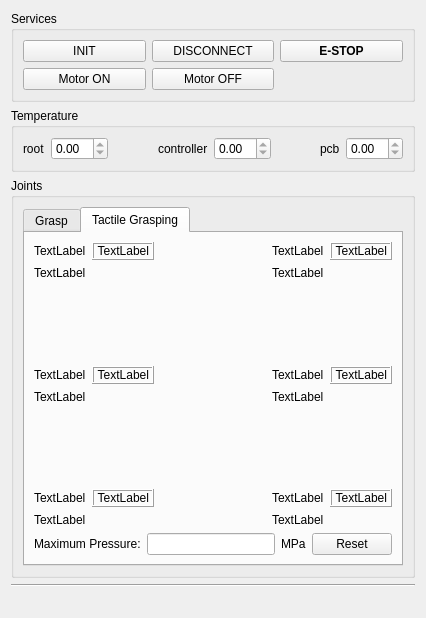
<?xml version="1.0" encoding="UTF-8"?>
<ui version="4.0">
 <class>SchunkUI</class>
 <widget class="QWidget" name="SchunkUI">
  <property name="geometry">
   <rect>
    <x>0</x>
    <y>0</y>
    <width>426</width>
    <height>618</height>
   </rect>
  </property>
  <property name="windowTitle">
   <string>Schunk SDH UI</string>
  </property>
  <layout class="QVBoxLayout" name="verticalLayout_7">
   <item>
    <widget class="QGroupBox" name="group_services">
     <property name="title">
      <string>Services</string>
     </property>
     <layout class="QGridLayout" name="gridLayout_7">
      <item row="0" column="0">
       <widget class="QPushButton" name="button_init">
        <property name="text">
         <string>INIT</string>
        </property>
       </widget>
      </item>
      <item row="0" column="1">
       <widget class="QPushButton" name="button_disconnect">
        <property name="text">
         <string>DISCONNECT</string>
        </property>
       </widget>
      </item>
      <item row="0" column="2">
       <widget class="QPushButton" name="button_estop">
        <property name="font">
         <font>
          <weight>75</weight>
          <bold>true</bold>
         </font>
        </property>
        <property name="text">
         <string>E-STOP</string>
        </property>
       </widget>
      </item>
      <item row="1" column="0">
       <widget class="QPushButton" name="button_motor_on">
        <property name="text">
         <string>Motor ON</string>
        </property>
       </widget>
      </item>
      <item row="1" column="1">
       <widget class="QPushButton" name="button_motor_off">
        <property name="text">
         <string>Motor OFF</string>
        </property>
       </widget>
      </item>
     </layout>
    </widget>
   </item>
   <item>
    <widget class="QGroupBox" name="group_temp">
     <property name="title">
      <string>Temperature</string>
     </property>
     <layout class="QGridLayout" name="gridLayout_2">
      <item row="0" column="0">
       <layout class="QGridLayout" name="temp_layout">
        <item row="0" column="5">
         <spacer name="horizontalSpacer_2">
          <property name="orientation">
           <enum>Qt::Horizontal</enum>
          </property>
          <property name="sizeHint" stdset="0">
           <size>
            <width>40</width>
            <height>20</height>
           </size>
          </property>
         </spacer>
        </item>
        <item row="0" column="0">
         <widget class="QLabel" name="label_root">
          <property name="text">
           <string>root</string>
          </property>
         </widget>
        </item>
        <item row="0" column="6">
         <widget class="QLabel" name="label_pcb">
          <property name="text">
           <string>pcb</string>
          </property>
         </widget>
        </item>
        <item row="0" column="3">
         <widget class="QLabel" name="label_ctrl">
          <property name="text">
           <string>controller</string>
          </property>
         </widget>
        </item>
        <item row="0" column="4">
         <widget class="QDoubleSpinBox" name="spin_ctrl">
          <property name="readOnly">
           <bool>true</bool>
          </property>
         </widget>
        </item>
        <item row="0" column="7">
         <widget class="QDoubleSpinBox" name="spin_pcb">
          <property name="readOnly">
           <bool>true</bool>
          </property>
         </widget>
        </item>
        <item row="0" column="2">
         <spacer name="horizontalSpacer">
          <property name="orientation">
           <enum>Qt::Horizontal</enum>
          </property>
          <property name="sizeHint" stdset="0">
           <size>
            <width>40</width>
            <height>20</height>
           </size>
          </property>
         </spacer>
        </item>
        <item row="0" column="1">
         <widget class="QDoubleSpinBox" name="spin_root">
          <property name="readOnly">
           <bool>true</bool>
          </property>
         </widget>
        </item>
       </layout>
      </item>
     </layout>
    </widget>
   </item>
   <item>
    <widget class="QGroupBox" name="group_joints">
     <property name="title">
      <string>Joints</string>
     </property>
     <layout class="QVBoxLayout" name="verticalLayout_12">
      <item>
       <widget class="QTabWidget" name="tabWidget">
        <property name="currentIndex">
         <number>1</number>
        </property>
        <widget class="QWidget" name="tab_grasp">
         <attribute name="title">
          <string>Grasp</string>
         </attribute>
         <layout class="QVBoxLayout" name="verticalLayout_9">
          <item>
           <layout class="QGridLayout" name="grasp_layout">
            <item row="0" column="0">
             <widget class="QLabel" name="proximal">
              <property name="text">
               <string>proximal</string>
              </property>
             </widget>
            </item>
            <item row="1" column="2">
             <widget class="QDoubleSpinBox" name="distal_spinbox">
              <property name="buttonSymbols">
               <enum>QAbstractSpinBox::PlusMinus</enum>
              </property>
              <property name="maximum">
               <double>1.000000000000000</double>
              </property>
              <property name="singleStep">
               <double>0.020000000000000</double>
              </property>
             </widget>
            </item>
            <item row="1" column="0">
             <widget class="QLabel" name="distal">
              <property name="text">
               <string>distal</string>
              </property>
             </widget>
            </item>
            <item row="1" column="1">
             <widget class="QSlider" name="distal_slider">
              <property name="maximum">
               <number>1000</number>
              </property>
              <property name="singleStep">
               <number>10</number>
              </property>
              <property name="pageStep">
               <number>100</number>
              </property>
              <property name="value">
               <number>500</number>
              </property>
              <property name="orientation">
               <enum>Qt::Horizontal</enum>
              </property>
              <property name="tickPosition">
               <enum>QSlider::TicksBothSides</enum>
              </property>
              <property name="tickInterval">
               <number>250</number>
              </property>
             </widget>
            </item>
            <item row="0" column="2">
             <widget class="QDoubleSpinBox" name="proximal_spinbox">
              <property name="buttonSymbols">
               <enum>QAbstractSpinBox::PlusMinus</enum>
              </property>
              <property name="maximum">
               <double>1.000000000000000</double>
              </property>
              <property name="singleStep">
               <double>0.020000000000000</double>
              </property>
             </widget>
            </item>
            <item row="0" column="1">
             <widget class="QSlider" name="proximal_slider">
              <property name="maximum">
               <number>1000</number>
              </property>
              <property name="singleStep">
               <number>10</number>
              </property>
              <property name="pageStep">
               <number>100</number>
              </property>
              <property name="value">
               <number>500</number>
              </property>
              <property name="orientation">
               <enum>Qt::Horizontal</enum>
              </property>
              <property name="tickPosition">
               <enum>QSlider::TicksBothSides</enum>
              </property>
              <property name="tickInterval">
               <number>250</number>
              </property>
             </widget>
            </item>
           </layout>
          </item>
         </layout>
        </widget>
        <widget class="QWidget" name="tab_tactile">
         <attribute name="title">
          <string>Tactile Grasping</string>
         </attribute>
         <layout class="QVBoxLayout" name="verticalLayout_11">
          <item>
           <layout class="QGridLayout" name="tactile_layout">
            <item row="2" column="2">
             <layout class="QGridLayout" name="gridLayout_11">
              <item row="0" column="0">
               <widget class="QLabel" name="lbl_sdh_finger_22_link">
                <property name="text">
                 <string>TextLabel</string>
                </property>
               </widget>
              </item>
              <item row="0" column="1">
               <widget class="QLabel" name="max_sdh_finger_22_link">
                <property name="frameShape">
                 <enum>QFrame::Box</enum>
                </property>
                <property name="frameShadow">
                 <enum>QFrame::Raised</enum>
                </property>
                <property name="text">
                 <string>TextLabel</string>
                </property>
                <property name="alignment">
                 <set>Qt::AlignRight|Qt::AlignTrailing|Qt::AlignVCenter</set>
                </property>
               </widget>
              </item>
              <item row="1" column="0" colspan="2">
               <widget class="QLabel" name="tactile_sdh_finger_22_link">
                <property name="maximumSize">
                 <size>
                  <width>300</width>
                  <height>300</height>
                 </size>
                </property>
                <property name="text">
                 <string>TextLabel</string>
                </property>
               </widget>
              </item>
             </layout>
            </item>
            <item row="4" column="0">
             <layout class="QGridLayout" name="gridLayout_12">
              <item row="0" column="1">
               <widget class="QLabel" name="max_sdh_thumb_3_link">
                <property name="frameShape">
                 <enum>QFrame::Box</enum>
                </property>
                <property name="frameShadow">
                 <enum>QFrame::Raised</enum>
                </property>
                <property name="text">
                 <string>TextLabel</string>
                </property>
                <property name="alignment">
                 <set>Qt::AlignRight|Qt::AlignTrailing|Qt::AlignVCenter</set>
                </property>
               </widget>
              </item>
              <item row="0" column="0">
               <widget class="QLabel" name="lbl_sdh_thumb_3_link">
                <property name="text">
                 <string>TextLabel</string>
                </property>
               </widget>
              </item>
              <item row="1" column="0" colspan="2">
               <widget class="QLabel" name="tactile_sdh_thumb_3_link">
                <property name="maximumSize">
                 <size>
                  <width>300</width>
                  <height>300</height>
                 </size>
                </property>
                <property name="text">
                 <string>TextLabel</string>
                </property>
               </widget>
              </item>
             </layout>
            </item>
            <item row="4" column="2">
             <layout class="QGridLayout" name="gridLayout_13">
              <item row="0" column="1">
               <widget class="QLabel" name="max_sdh_thumb_2_link">
                <property name="frameShape">
                 <enum>QFrame::Box</enum>
                </property>
                <property name="frameShadow">
                 <enum>QFrame::Raised</enum>
                </property>
                <property name="text">
                 <string>TextLabel</string>
                </property>
                <property name="alignment">
                 <set>Qt::AlignRight|Qt::AlignTrailing|Qt::AlignVCenter</set>
                </property>
               </widget>
              </item>
              <item row="0" column="0">
               <widget class="QLabel" name="lbl_sdh_thumb_2_link">
                <property name="text">
                 <string>TextLabel</string>
                </property>
               </widget>
              </item>
              <item row="1" column="0" colspan="2">
               <widget class="QLabel" name="tactile_sdh_thumb_2_link">
                <property name="maximumSize">
                 <size>
                  <width>300</width>
                  <height>300</height>
                 </size>
                </property>
                <property name="text">
                 <string>TextLabel</string>
                </property>
               </widget>
              </item>
             </layout>
            </item>
            <item row="0" column="2">
             <layout class="QGridLayout" name="gridLayout_5">
              <item row="0" column="1">
               <widget class="QLabel" name="max_sdh_finger_12_link">
                <property name="frameShape">
                 <enum>QFrame::Box</enum>
                </property>
                <property name="frameShadow">
                 <enum>QFrame::Raised</enum>
                </property>
                <property name="text">
                 <string>TextLabel</string>
                </property>
                <property name="alignment">
                 <set>Qt::AlignRight|Qt::AlignTrailing|Qt::AlignVCenter</set>
                </property>
               </widget>
              </item>
              <item row="0" column="0">
               <widget class="QLabel" name="lbl_sdh_finger_12_link">
                <property name="text">
                 <string>TextLabel</string>
                </property>
               </widget>
              </item>
              <item row="1" column="0" colspan="2">
               <widget class="QLabel" name="tactile_sdh_finger_12_link">
                <property name="maximumSize">
                 <size>
                  <width>300</width>
                  <height>300</height>
                 </size>
                </property>
                <property name="text">
                 <string>TextLabel</string>
                </property>
               </widget>
              </item>
             </layout>
            </item>
            <item row="1" column="0" colspan="3">
             <spacer name="verticalSpacer">
              <property name="orientation">
               <enum>Qt::Vertical</enum>
              </property>
              <property name="sizeHint" stdset="0">
               <size>
                <width>20</width>
                <height>40</height>
               </size>
              </property>
             </spacer>
            </item>
            <item row="3" column="0" colspan="3">
             <spacer name="verticalSpacer_2">
              <property name="orientation">
               <enum>Qt::Vertical</enum>
              </property>
              <property name="sizeHint" stdset="0">
               <size>
                <width>20</width>
                <height>40</height>
               </size>
              </property>
             </spacer>
            </item>
            <item row="0" column="0">
             <layout class="QGridLayout" name="gridLayout_3">
              <item row="0" column="0">
               <widget class="QLabel" name="lbl_sdh_finger_13_link">
                <property name="text">
                 <string>TextLabel</string>
                </property>
               </widget>
              </item>
              <item row="0" column="1">
               <widget class="QLabel" name="max_sdh_finger_13_link">
                <property name="frameShape">
                 <enum>QFrame::Box</enum>
                </property>
                <property name="frameShadow">
                 <enum>QFrame::Raised</enum>
                </property>
                <property name="text">
                 <string>TextLabel</string>
                </property>
                <property name="alignment">
                 <set>Qt::AlignRight|Qt::AlignTrailing|Qt::AlignVCenter</set>
                </property>
               </widget>
              </item>
              <item row="1" column="0" colspan="2">
               <widget class="QLabel" name="tactile_sdh_finger_13_link">
                <property name="maximumSize">
                 <size>
                  <width>300</width>
                  <height>300</height>
                 </size>
                </property>
                <property name="text">
                 <string>TextLabel</string>
                </property>
               </widget>
              </item>
             </layout>
            </item>
            <item row="2" column="0">
             <layout class="QGridLayout" name="gridLayout_10">
              <item row="0" column="0">
               <widget class="QLabel" name="lbl_sdh_finger_23_link">
                <property name="text">
                 <string>TextLabel</string>
                </property>
               </widget>
              </item>
              <item row="0" column="1">
               <widget class="QLabel" name="max_sdh_finger_23_link">
                <property name="frameShape">
                 <enum>QFrame::Box</enum>
                </property>
                <property name="frameShadow">
                 <enum>QFrame::Raised</enum>
                </property>
                <property name="text">
                 <string>TextLabel</string>
                </property>
                <property name="alignment">
                 <set>Qt::AlignRight|Qt::AlignTrailing|Qt::AlignVCenter</set>
                </property>
               </widget>
              </item>
              <item row="1" column="0" colspan="2">
               <widget class="QLabel" name="tactile_sdh_finger_23_link">
                <property name="maximumSize">
                 <size>
                  <width>300</width>
                  <height>300</height>
                 </size>
                </property>
                <property name="text">
                 <string>TextLabel</string>
                </property>
               </widget>
              </item>
             </layout>
            </item>
            <item row="2" column="1">
             <spacer name="horizontalSpacer_4">
              <property name="orientation">
               <enum>Qt::Horizontal</enum>
              </property>
              <property name="sizeHint" stdset="0">
               <size>
                <width>40</width>
                <height>20</height>
               </size>
              </property>
             </spacer>
            </item>
            <item row="4" column="1">
             <spacer name="horizontalSpacer_5">
              <property name="orientation">
               <enum>Qt::Horizontal</enum>
              </property>
              <property name="sizeHint" stdset="0">
               <size>
                <width>40</width>
                <height>20</height>
               </size>
              </property>
             </spacer>
            </item>
            <item row="0" column="1">
             <spacer name="horizontalSpacer_3">
              <property name="orientation">
               <enum>Qt::Horizontal</enum>
              </property>
              <property name="sizeHint" stdset="0">
               <size>
                <width>40</width>
                <height>20</height>
               </size>
              </property>
             </spacer>
            </item>
           </layout>
          </item>
          <item>
           <layout class="QHBoxLayout" name="horizontalLayout">
            <item>
             <widget class="QLabel" name="label">
              <property name="text">
               <string>Maximum Pressure:</string>
              </property>
             </widget>
            </item>
            <item>
             <widget class="QLineEdit" name="max_pressure">
              <property name="alignment">
               <set>Qt::AlignRight|Qt::AlignTrailing|Qt::AlignVCenter</set>
              </property>
              <property name="readOnly">
               <bool>true</bool>
              </property>
             </widget>
            </item>
            <item>
             <widget class="QLabel" name="label_2">
              <property name="text">
               <string>MPa</string>
              </property>
             </widget>
            </item>
            <item>
             <widget class="QPushButton" name="button_reset_max_pressure">
              <property name="text">
               <string>Reset</string>
              </property>
             </widget>
            </item>
           </layout>
          </item>
         </layout>
        </widget>
       </widget>
      </item>
     </layout>
    </widget>
   </item>
   <item>
    <widget class="Line" name="line">
     <property name="orientation">
      <enum>Qt::Horizontal</enum>
     </property>
    </widget>
   </item>
   <item>
    <widget class="QLabel" name="status_message">
     <property name="maximumSize">
      <size>
       <width>426</width>
       <height>16777215</height>
      </size>
     </property>
     <property name="frameShadow">
      <enum>QFrame::Raised</enum>
     </property>
    </widget>
   </item>
  </layout>
 </widget>
 <resources/>
 <connections/>
</ui>
